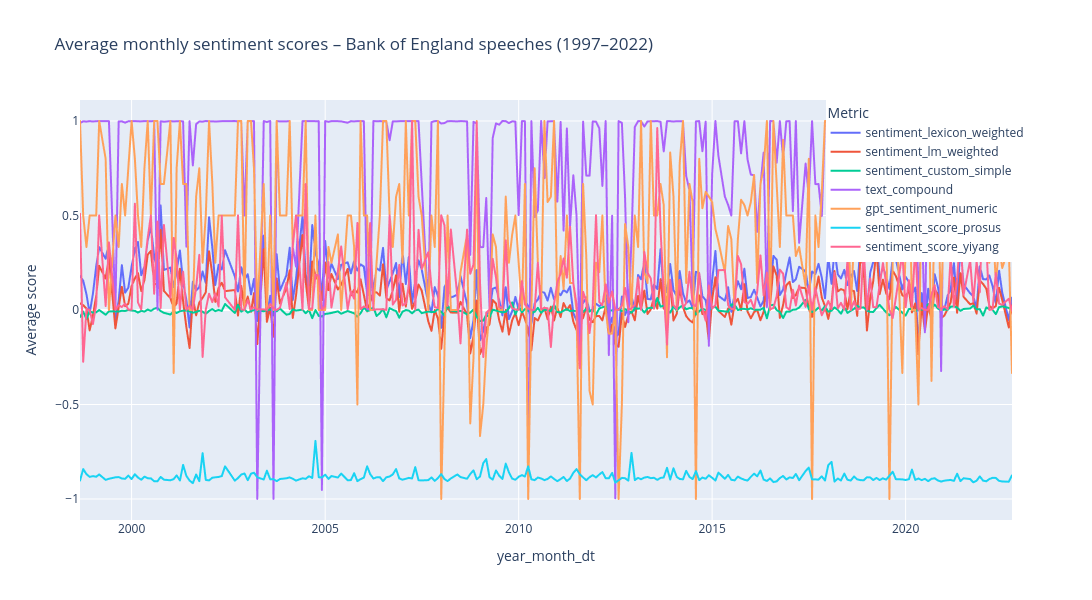

The code cell stored with this chart in its notebook:
### Markdown cell above
**4.1.a. Analysis by month**

### Code cell
# Plot all sentiment scores over time

# Define the plot
fig = px.line(
     sentiment_monthly,
     x='year_month_dt',
     y=['sentiment_lexicon_weighted', 'sentiment_lm_weighted','sentiment_custom_simple', 'text_compound', 'gpt_sentiment_numeric', 
        'sentiment_score_prosus', 'sentiment_score_yiyang'],
     title="Average monthly sentiment scores – Bank of England speeches (1997–2022)",
     labels={'value': 'Average score', 'variable': 'Metric'}
)

# Adjust size
fig.update_layout(width=1100, height=600)

# Move the legend
fig.update_layout(
    legend=dict(
        x=0.8,
        y=1,
        xanchor='left',
        yanchor='top'
    )
)

# Display the plot
fig.show()

### Figure 1 — Plotly figure (JSON) as saved in the notebook; plotly's stock layout.template omitted (floating-point values rounded to 4 significant figures; data arrays with more than 128 entries replaced by an {"elided": "..."} marker saying what was removed)
{"data": [{"hovertemplate": "Metric=sentiment_lexicon_weighted<br>year_month_dt=%{x}<br>Average score=%{y}<extra></extra>", "legendgroup": "sentiment_lexicon_weighted", "line": {"color": "#636efa", "dash": "solid"}, "marker": {"symbol": "circle"}, "mode": "lines", "name": "sentiment_lexicon_weighted", "showlegend": true, "type": "scattergl", "x": {"elided": "272 str values"}, "xaxis": "x", "y": {"elided": "272 float values"}, "yaxis": "y"}, {"hovertemplate": "Metric=sentiment_lm_weighted<br>year_month_dt=%{x}<br>Average score=%{y}<extra></extra>", "legendgroup": "sentiment_lm_weighted", "line": {"color": "#EF553B", "dash": "solid"}, "marker": {"symbol": "circle"}, "mode": "lines", "name": "sentiment_lm_weighted", "showlegend": true, "type": "scattergl", "x": {"elided": "272 str values"}, "xaxis": "x", "y": {"elided": "272 float values"}, "yaxis": "y"}, {"hovertemplate": "Metric=sentiment_custom_simple<br>year_month_dt=%{x}<br>Average score=%{y}<extra></extra>", "legendgroup": "sentiment_custom_simple", "line": {"color": "#00cc96", "dash": "solid"}, "marker": {"symbol": "circle"}, "mode": "lines", "name": "sentiment_custom_simple", "showlegend": true, "type": "scattergl", "x": {"elided": "272 str values"}, "xaxis": "x", "y": {"elided": "272 float values"}, "yaxis": "y"}, {"hovertemplate": "Metric=text_compound<br>year_month_dt=%{x}<br>Average score=%{y}<extra></extra>", "legendgroup": "text_compound", "line": {"color": "#ab63fa", "dash": "solid"}, "marker": {"symbol": "circle"}, "mode": "lines", "name": "text_compound", "showlegend": true, "type": "scattergl", "x": {"elided": "272 str values"}, "xaxis": "x", "y": {"elided": "272 float values"}, "yaxis": "y"}, {"hovertemplate": "Metric=gpt_sentiment_numeric<br>year_month_dt=%{x}<br>Average score=%{y}<extra></extra>", "legendgroup": "gpt_sentiment_numeric", "line": {"color": "#FFA15A", "dash": "solid"}, "marker": {"symbol": "circle"}, "mode": "lines", "name": "gpt_sentiment_numeric", "showlegend": true, "type": "scattergl", "x": {"elided": "272 str values"}, "xaxis": "x", "y": {"elided": "272 float values"}, "yaxis": "y"}, {"hovertemplate": "Metric=sentiment_score_prosus<br>year_month_dt=%{x}<br>Average score=%{y}<extra></extra>", "legendgroup": "sentiment_score_prosus", "line": {"color": "#19d3f3", "dash": "solid"}, "marker": {"symbol": "circle"}, "mode": "lines", "name": "sentiment_score_prosus", "showlegend": true, "type": "scattergl", "x": {"elided": "272 str values"}, "xaxis": "x", "y": {"elided": "272 float values"}, "yaxis": "y"}, {"hovertemplate": "Metric=sentiment_score_yiyang<br>year_month_dt=%{x}<br>Average score=%{y}<extra></extra>", "legendgroup": "sentiment_score_yiyang", "line": {"color": "#FF6692", "dash": "solid"}, "marker": {"symbol": "circle"}, "mode": "lines", "name": "sentiment_score_yiyang", "showlegend": true, "type": "scattergl", "x": {"elided": "272 str values"}, "xaxis": "x", "y": {"elided": "272 float values"}, "yaxis": "y"}], "layout": {"height": 600, "legend": {"title": {"text": "Metric"}, "tracegroupgap": 0, "x": 0.8, "xanchor": "left", "y": 1, "yanchor": "top"}, "title": {"text": "Average monthly sentiment scores – Bank of England speeches (1997–2022)"}, "width": 1100, "xaxis": {"anchor": "y", "autorange": true, "domain": [0, 1], "range": ["1998-09-01", "2022-10-01"], "title": {"text": "year_month_dt"}, "type": "date"}, "yaxis": {"anchor": "x", "autorange": true, "domain": [0, 1], "range": [-1.111, 1.111], "title": {"text": "Average score"}, "type": "linear"}}}
